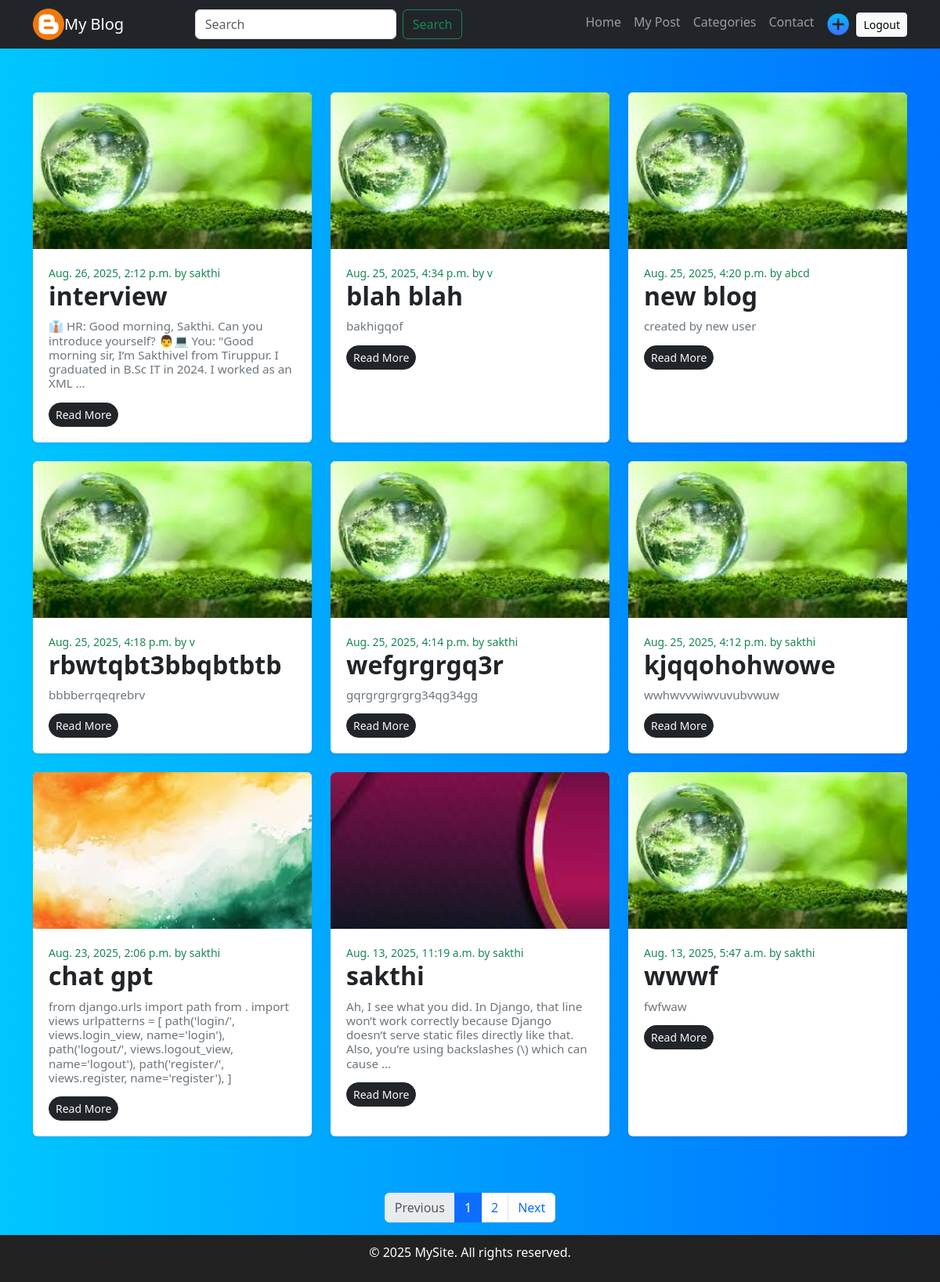
Page /user/dashboard/ (signed in) on the earlier database version.
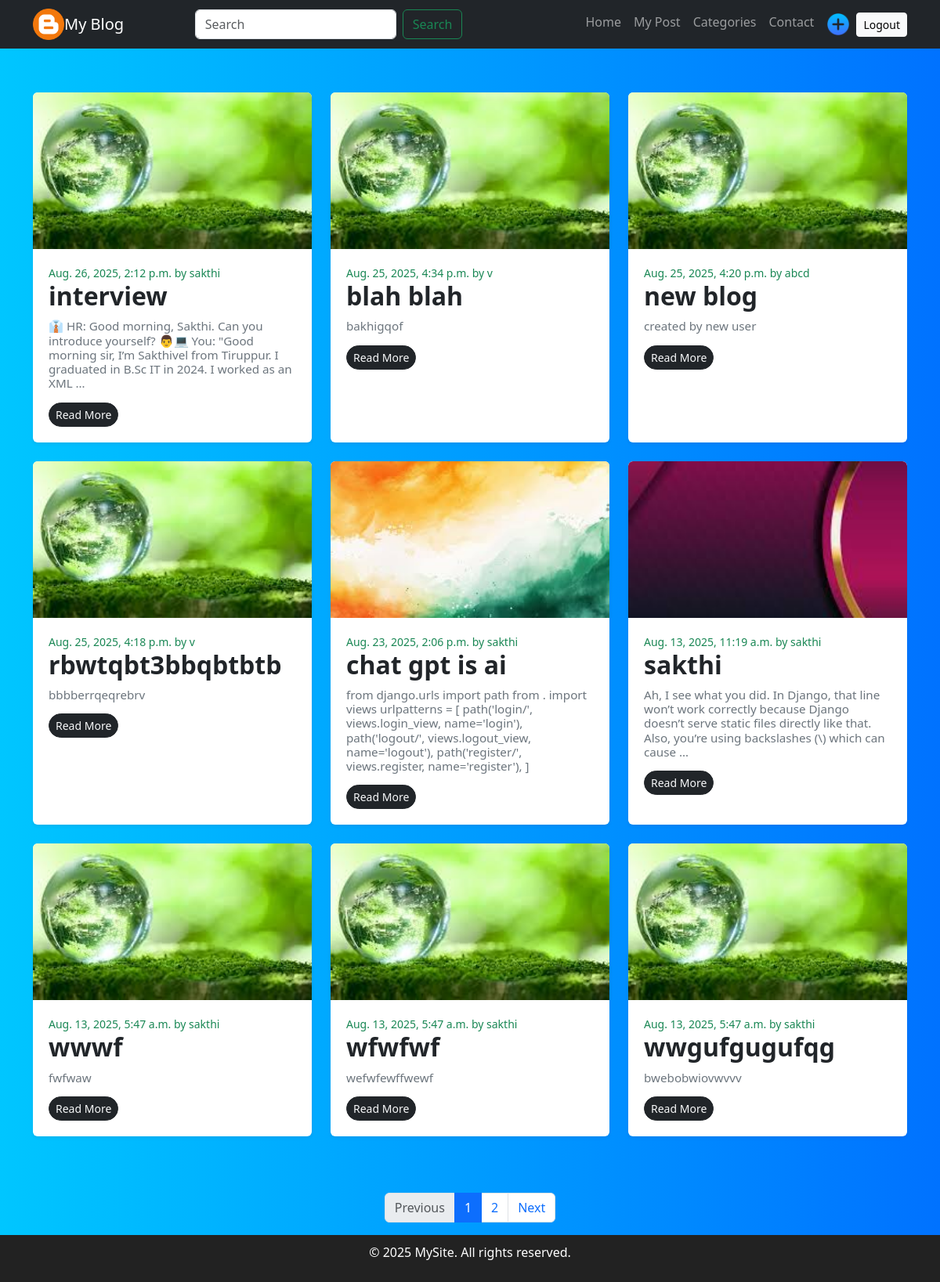
Same page on the later database version.
### blog/models.py (models this page shows, shortened)
class Post(models.Model):
    title = models.CharField(max_length=100)
    content = models.TextField(null=True)
    created_at = models.DateTimeField(auto_now_add=True)
    file = models.ImageField(upload_to='blog_images/', blank=True, null=True, default='blog_images/default.jpg')
    author = models.ForeignKey(User, on_delete=models.CASCADE, related_name="posts")
    @property
    def file_url(self):
        if self.file:                 # Safe: False when there is no file
            try:
                return self.file.url  # Works only if a file exists
            except ValueError:
                pass                  # In case a weird empty value slipped in
        return static('blog/assets/default.jpg')

### user/views.py (the view)
# urls.py: path('dashboard/', views.Dashboard, name='dashboard'),
@login_required(login_url='/user/login')
def Dashboard(request):
    post_list = Post.objects.all().order_by('-created_at')  # fetch posts from db
    paginator = Paginator(post_list, 9)
    page_number = request.GET.get('page')
    posts = paginator.get_page(page_number)
    return render(request, 'dashboard.html', {'posts': posts})

### blog/templates/dashboard.html (shortened to what this page needs)
{% extends 'oldbase.html' %}
{% load static %}
{% block content %}
<div class="container py-5">
  <div class="row g-4">
    {% for post in posts %}
      <div class="col-lg-4 col-md-6 col-sm-12">
        <div class="card blog-card h-100 shadow-sm rounded">
          <img src="{{ post.file_url }}" class="card-img-top" alt="{{ post.title }}">
          <div class="card-body">
            <div class="text-success small">{{ post.created_at }} by {{ post.author }}</div>
            <h5 class="card-title h2">{{ post.title }}</h5>
            <p class="card-text h6">{{ post.content|truncatewords:30 }}</p>
            <a class="btn btn-dark text-light btn-sm rounded-pill" href="{% url 'detail_view' post.id %}">Read More</a>
          </div>
        </div>
      </div>
    {% endfor %}
  </div>
</div>
<nav aria-label="Page navigation">
  <ul class="pagination justify-content-center mt-4">
    {% if posts.has_previous %}
    <li class="page-item">
      <a class="page-link" href="?page={{ posts.previous_page_number }}">Previous</a>
    </li>
    {% else %}
    <li class="page-item disabled"><span class="page-link">Previous</span></li>
    {% endif %}
    {% for num in posts.paginator.page_range %}
    {% if posts.number == num %}
    <li class="page-item active"><span class="page-link">{{ num }}</span></li>
    {% else %}
    <li class="page-item"><a class="page-link" href="?page={{ num }}">{{ num }}</a></li>
    {% endif %}
    {% endfor %}
    {% if posts.has_next %}
    <li class="page-item">
        <a class="page-link" href="?page={{ posts.next_page_number }}">Next</a>
      </li>
      {% else %}
      <li class="page-item disabled"><span class="page-link">Next</span></li>
      {% endif %}
  </ul>
</nav>
{% endblock %}

Differences in the rows shown:
removed Post: file_url (placeholder picture), created_at "Aug. 25, 2025, 4:14 p.m.", author "sakthi", title "wefgrgrgq3r", content "gqrgrgrgrgrg34qg34gg"
removed Post: file_url (placeholder picture), created_at "Aug. 25, 2025, 4:12 p.m.", author "sakthi", title "kjqqohohwowe", content "wwhwvvwiwvuvubvwuw"
changed Post: title "chat gpt" → "chat gpt is ai"
now on this page (row unchanged): Post: file_url (placeholder picture), created_at "Aug. 13, 2025, 5:47 a.m.", author "sakthi", title "wfwfwf", content "wefwfewffwewf"
now on this page (row unchanged): Post: file_url (placeholder picture), created_at "Aug. 13, 2025, 5:47 a.m.", author "sakthi", title "wwgufgugufqg", content "bwebobwiovwvvv"
